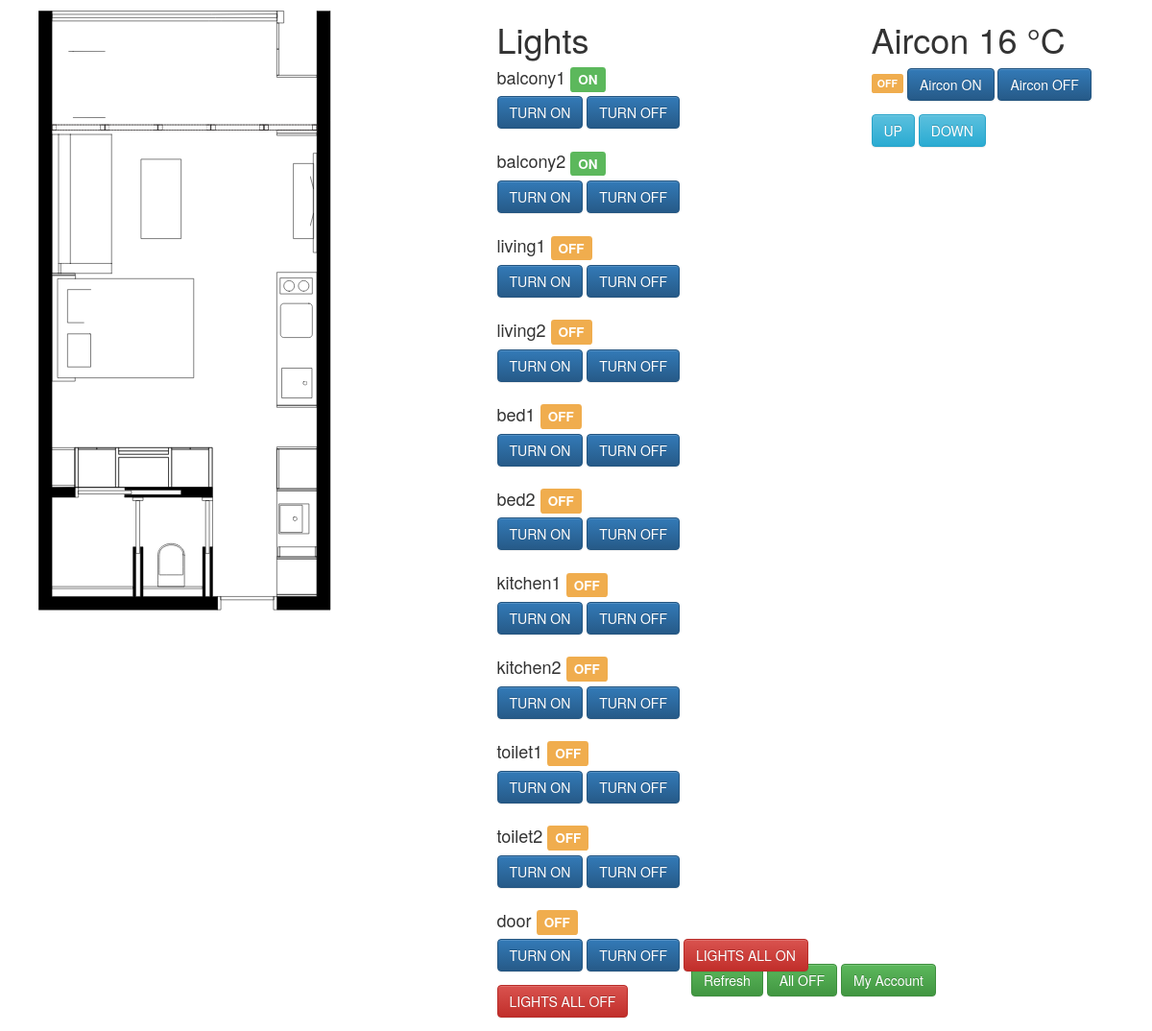
Page /indiv/ on the earlier database version.
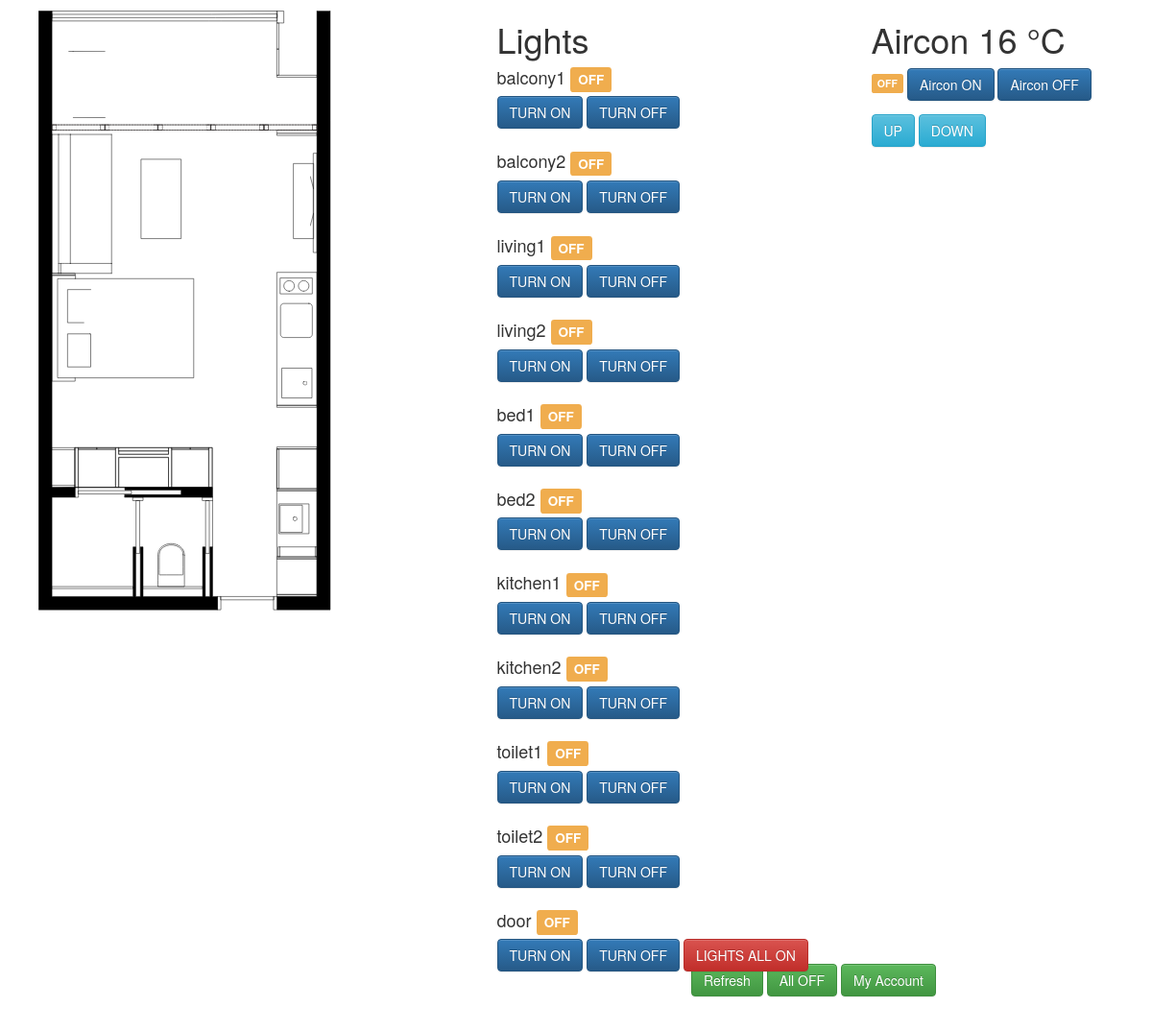
Same page on the later database version.
### BanyanApp/models.py (models this page shows, shortened)
class Light(models.Model):
    state = models.BooleanField(default=False)
    value = models.IntegerField(default=0, validators=[MaxValueValidator(100)])
    room = models.CharField(max_length=50)
    pin = models.IntegerField(default=0)

### BanyanApp/views.py (the view, shortened to what this page needs)
# urls.py: url(r'^indiv/$', indiv),
def indiv(request):
    lights = Light.objects.all()
    air = Air.objects.all()[0]
    context = {"dict": {"lights":lights}, "air":air}
    return render(request, "indiv.html", context)

### templates/indiv.html (shortened to what this page needs)
{% extends 'application.html' %}
{% block content %}
<div id=menu>
  <a href="/indiv/">
    <input type="button" value="Refresh" class="btn btn-success">
  </a>
  <a href="/indiv/">
    <input type="button" value="All OFF" class="btn btn-success">
  </a>
  <a href="/indiv/">
    <input type="button" value="My Account" class="btn btn-success">
  </a>
</div>
<div class="content container">
  <div class="row">
    <div class="col-sm-5">
      <img src="/static/img/floorplan.svg" class="floorplan">
    </div>
    <div class="col-sm-4">
      {% for key,value in dict.items %}
        <h1> {{key|title}}</h1>
        {% for item in value %}
          <h4> {{item.room}}
          {% if item.state %}
            <span class="label label-success">ON</span>
          {% else %}
            <span class="label label-warning">OFF</span>
          {% endif %}
          </h4>
          <form action="/indiv/" method="post" class="inline">
            <input type="submit" value="TURN ON" class="btn btn-primary">
          </form>
          <form action="/indiv/" method="post" class="inline">
            <input type="submit" value="TURN OFF" class="btn btn-primary">
          </form>
        {% endfor %}
      {% endfor %}
      <form action="/indiv/" method="post" class="inline">
        <input type="submit" value="LIGHTS ALL ON" class="btn btn-danger">
      </form>
      <form action="/indiv/" method="post" class="inline">
        <input type="submit" value="LIGHTS ALL OFF" class="btn btn-danger">
      </form>
    </div>
    <div class="col-sm-3">
      <h1>Aircon {{air.value}} °C</h1>
      {% if air.state %}
        <span class="label label-success">ON</span>
      {% else %}
        <span class="label label-warning">OFF</span>
      {% endif %}
      <form action="/indiv/" method="post" class="inline">
        <input type="submit" value="Aircon ON" class="btn btn-primary">
      </form>
      <form action="/indiv/" method="post" class="inline">
        <input type="submit" value="Aircon OFF" class="btn btn-primary">
      </form>
      <form action="/indiv/" method="post" class="inline">
        <input type="submit" value="UP" class="btn btn-info">
      </form>
      <form action="/indiv/" method="post" class="inline">
        <input type="submit" value="DOWN" class="btn btn-info">
      </form>
    </div>
  </div>
</div>
{% endblock %}

Differences in the rows shown:
changed Light "balcony1": state True → False (drawn)
changed Light "balcony2": state True → False (drawn)
Other differences:
list line gone: "ON"
new list line: "OFF"
